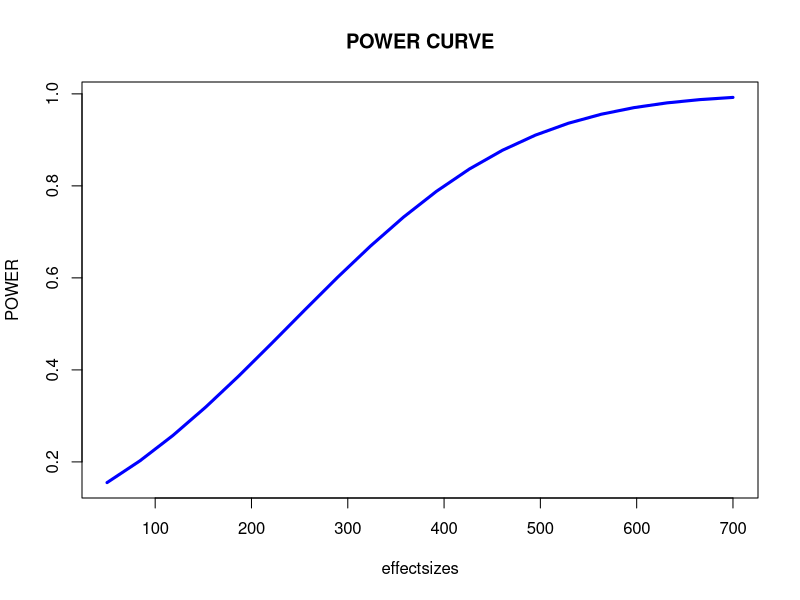
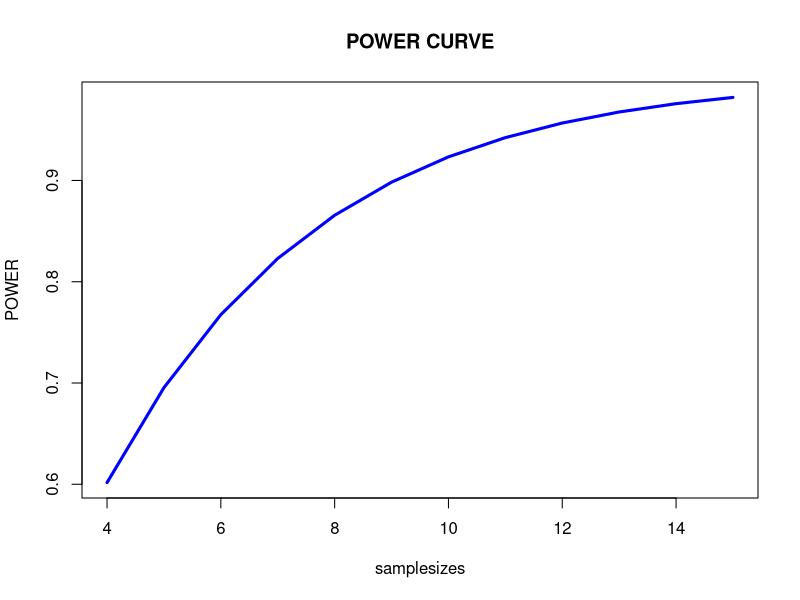
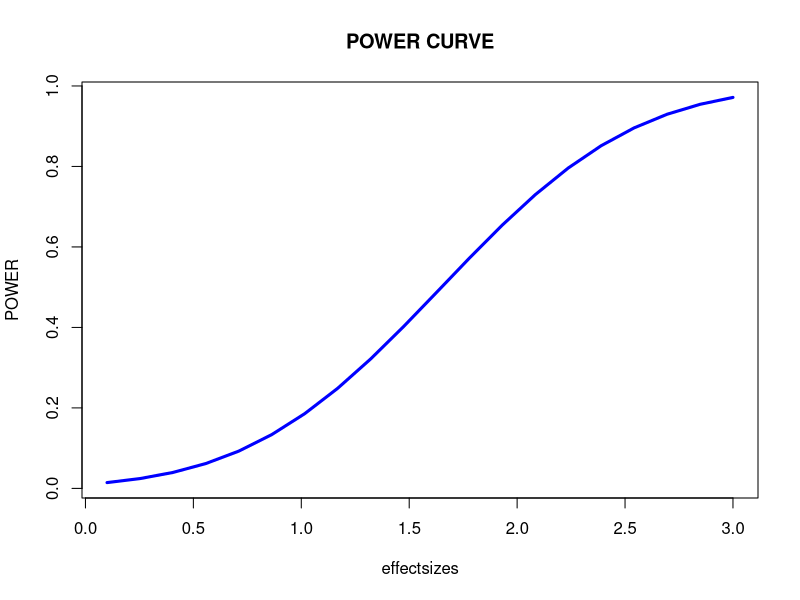
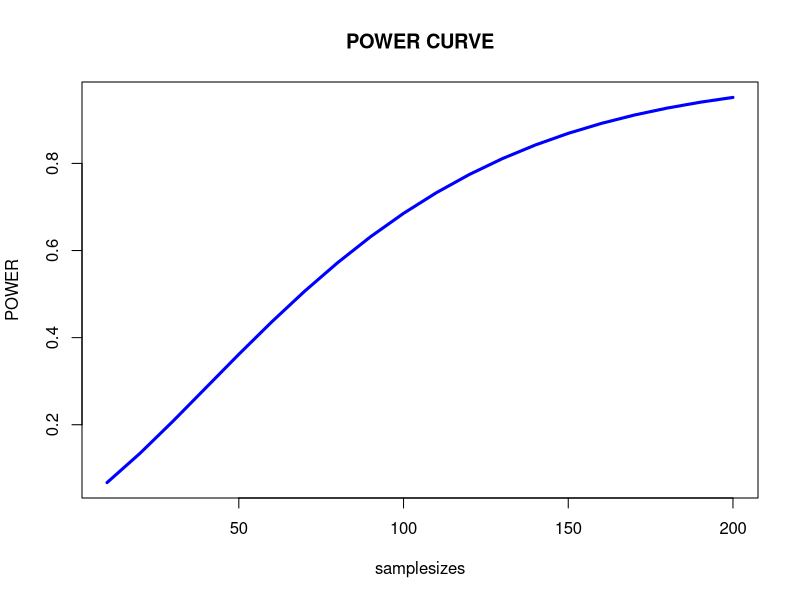

Source code (R) for these figures, in order:
#Unit 4 R Code

# Verify Lightboard
power.t.test(n = 10,delta = 2, sd = 2, sig.level = .05, type = "one.sample",alternative = "one.sided")

#Try IT mu = 8
power.t.test(n = 10,delta = 4, sd = 2, sig.level = .05, type = "one.sample",alternative = "one.sided")











#Try IT Football
power.t.test(n = 8,delta = 450, sd = 500, sig.level = .1, type = "one.sample",alternative = "one.sided")$power

#Try It 1 Minute Example
power.t.test(n = 40,delta = 1, sd = 9.5, sig.level = .05, type = "one.sample",alternative = "two.sided")$power




# Veryify Two Sample Lightboard

power.t.test(n = 50,delta = 2, sd = 3, sig.level = .05, type = "two.sample",alternative = "one.sided")







# Veryify Two Sample Try It

power.t.test(n = 50,delta = 4, sd = 3, sig.level = .05, type = "two.sample",alternative = "one.sided")










#Try It 1 Marijuana Example
power.t.test(n = 65,delta = 1.6, sd = 4, sig.level = .01, type = "two.sample",alternative = "one.sided")$power













#Power Curve Code for One Sample Test

#Effect Size
powerholder = c()
effectsizes = seq(50,700,length = 20)

for(i in 1:20)
{
  powerholder[i] = power.t.test(n = 8,delta = effectsizes[i], sd = 500, sig.level = .1, type = "one.sample",alternative = "one.sided")$power
}

plot(effectsizes,powerholder,type = "l", col = "blue", main = "POWER CURVE", ylab = "POWER", lwd = 3)


#Sample Size
powerholder = c()
samplesizes = seq(4,15,by = 1)

for(i in 1:12)
{
  powerholder[i] = power.t.test(n = samplesizes[i],delta = 450, sd = 500, sig.level = .1, type = "one.sample",alternative = "one.sided")$power
}

plot(samplesizes,powerholder,type = "l", col = "blue", main = "POWER CURVE", ylab = "POWER", lwd = 3)







# Power Curve Code for Two Sample T Test

#Effect Size
powerholder = c()
effectsizes = seq(.1,3,length = 20)

for(i in 1:20)
{
  powerholder[i] = power.t.test(n = 65,delta = effectsizes[i], sd = 4, sig.level = .01, type = "two.sample",alternative = "one.sided")$power
}

plot(effectsizes,powerholder,type = "l", col = "blue", main = "POWER CURVE", ylab = "POWER", lwd = 3)



#Sample Size
powerholder = c()
samplesizes = seq(10,200,length = 20)

for(i in 1:20)
{
  powerholder[i] = power.t.test(n = samplesizes[i], delta = 1.6, sd = 4, sig.level = .01, type = "two.sample",alternative = "one.sided")$power
}

plot(samplesizes,powerholder,type = "l", col = "blue", main = "POWER CURVE", ylab = "POWER", lwd = 3)



